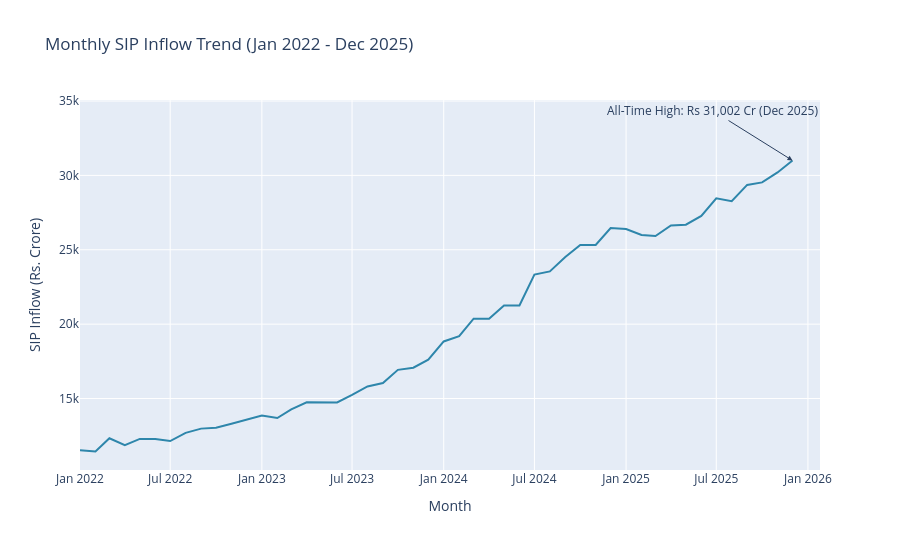

The code cell stored with this chart in its notebook:
### Markdown cell above
## 3. SIP Inflow Time-Series (Jan 2022 – Dec 2025)

### Code cell
fig = px.line(sip_inflows, x='month', y='sip_inflow_crore',
              title='Monthly SIP Inflow Trend (Jan 2022 - Dec 2025)', markers=False)
fig.update_traces(line_color='#2E86AB', line_width=2)

peak = sip_inflows.loc[sip_inflows['sip_inflow_crore'].idxmax()]
fig.add_annotation(x=peak['month'], y=peak['sip_inflow_crore'],
                    text=f"All-Time High: Rs {peak['sip_inflow_crore']:,} Cr (Dec 2025)",
                    showarrow=True, arrowhead=2, ax=-80, ay=-50)

fig.update_layout(height=550, xaxis_title='Month', yaxis_title='SIP Inflow (Rs. Crore)')
try:
    fig.write_image(CHART_DIR + "03_sip_inflow_trend.png", scale=2)
except Exception as e:
    print("Note: PNG export needs Chrome+kaleido installed locally. Skipped here:", e)
fig.show()

### Figure 1 — Plotly figure (JSON) as saved in the notebook; plotly's stock layout.template omitted (floating-point values rounded to 4 significant figures)
{"data": [{"hovertemplate": "month=%{x}<br>sip_inflow_crore=%{y}<extra></extra>", "legendgroup": "", "line": {"color": "#2E86AB", "dash": "solid", "width": 2}, "marker": {"symbol": "circle"}, "mode": "lines", "name": "", "orientation": "v", "showlegend": false, "type": "scatter", "x": ["2022-01-01T00:00:00.000000", "2022-02-01T00:00:00.000000", "2022-03-01T00:00:00.000000", "2022-04-01T00:00:00.000000", "2022-05-01T00:00:00.000000", "2022-06-01T00:00:00.000000", "2022-07-01T00:00:00.000000", "2022-08-01T00:00:00.000000", "2022-09-01T00:00:00.000000", "2022-10-01T00:00:00.000000", "2022-11-01T00:00:00.000000", "2022-12-01T00:00:00.000000", "2023-01-01T00:00:00.000000", "2023-02-01T00:00:00.000000", "2023-03-01T00:00:00.000000", "2023-04-01T00:00:00.000000", "2023-05-01T00:00:00.000000", "2023-06-01T00:00:00.000000", "2023-07-01T00:00:00.000000", "2023-08-01T00:00:00.000000", "2023-09-01T00:00:00.000000", "2023-10-01T00:00:00.000000", "2023-11-01T00:00:00.000000", "2023-12-01T00:00:00.000000", "2024-01-01T00:00:00.000000", "2024-02-01T00:00:00.000000", "2024-03-01T00:00:00.000000", "2024-04-01T00:00:00.000000", "2024-05-01T00:00:00.000000", "2024-06-01T00:00:00.000000", "2024-07-01T00:00:00.000000", "2024-08-01T00:00:00.000000", "2024-09-01T00:00:00.000000", "2024-10-01T00:00:00.000000", "2024-11-01T00:00:00.000000", "2024-12-01T00:00:00.000000", "2025-01-01T00:00:00.000000", "2025-02-01T00:00:00.000000", "2025-03-01T00:00:00.000000", "2025-04-01T00:00:00.000000", "2025-05-01T00:00:00.000000", "2025-06-01T00:00:00.000000", "2025-07-01T00:00:00.000000", "2025-08-01T00:00:00.000000", "2025-09-01T00:00:00.000000", "2025-10-01T00:00:00.000000", "2025-11-01T00:00:00.000000", "2025-12-01T00:00:00.000000"], "xaxis": "x", "y": [11517, 11438, 12328, 11863, 12286, 12276, 12140, 12694, 12976, 13040, 13306, 13573, 13856, 13687, 14276, 14749, 14749, 14734, 15245, 15814, 16042, 16928, 17073, 17610, 18838, 19187, 20371, 20371, 21262, 21262, 23332, 23547, 24509, 25323, 25320, 26459, 26400, 25999, 25926, 26632, 26688, 27274, 28464, 28265, 29361, 29529, 30200, 31002], "yaxis": "y"}], "layout": {"annotations": [{"arrowhead": 2, "ax": -80, "ay": -50, "showarrow": true, "text": "All-Time High: Rs 31,002 Cr (Dec 2025)", "x": "2025-12-01T00:00:00", "y": 31002}], "height": 550, "legend": {"tracegroupgap": 0}, "title": {"text": "Monthly SIP Inflow Trend (Jan 2022 - Dec 2025)"}, "xaxis": {"anchor": "y", "domain": [0.0, 1.0], "title": {"text": "Month"}}, "yaxis": {"anchor": "x", "domain": [0.0, 1.0], "title": {"text": "SIP Inflow (Rs. Crore)"}}}}
